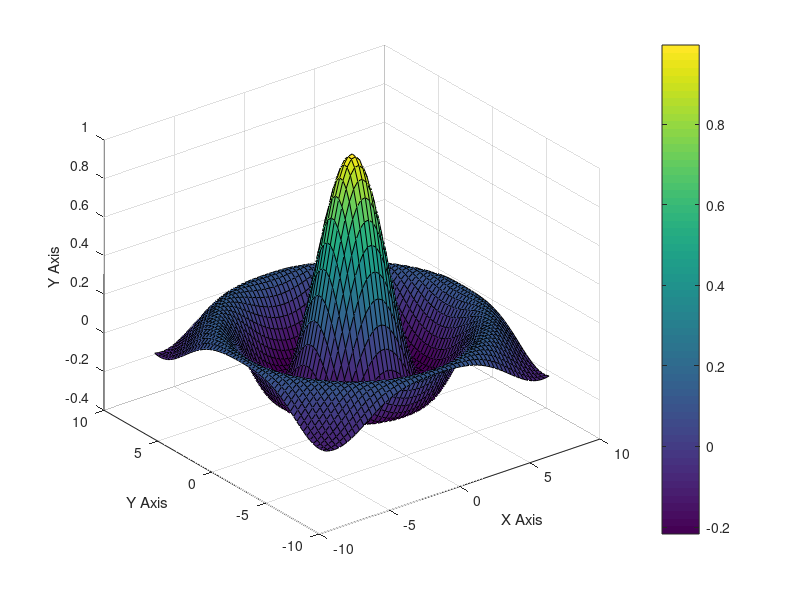

The MATLAB source for this figure:
clc; close all; clear all;
[X,Y]=meshgrid(-8:0.3:8);
R=sqrt(X.^2+Y.^2)+eps; 
Z=sin(R)./R 
surf(X,Y,Z); 
colormap; colorbar; 
xlabel('X Axis'); 
ylabel('Y Axis'); 
zlabel('Y Axis');